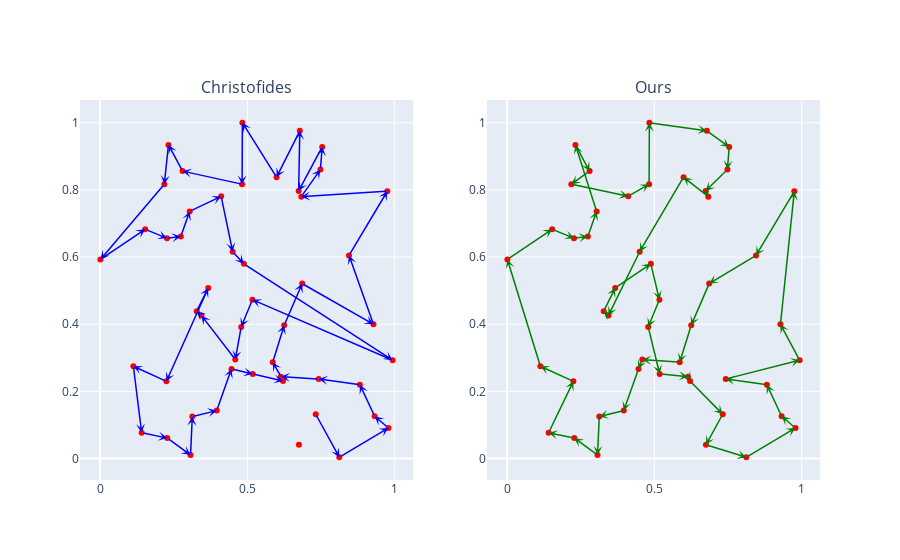
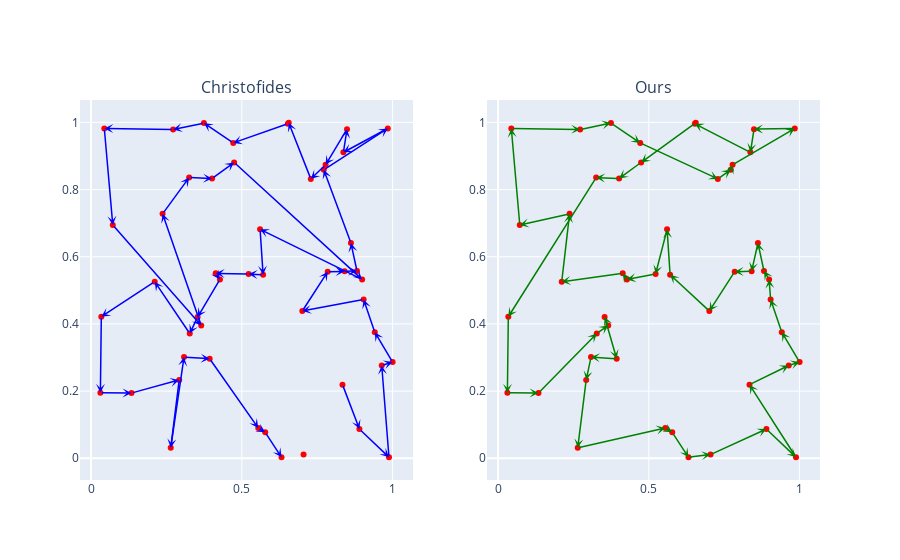
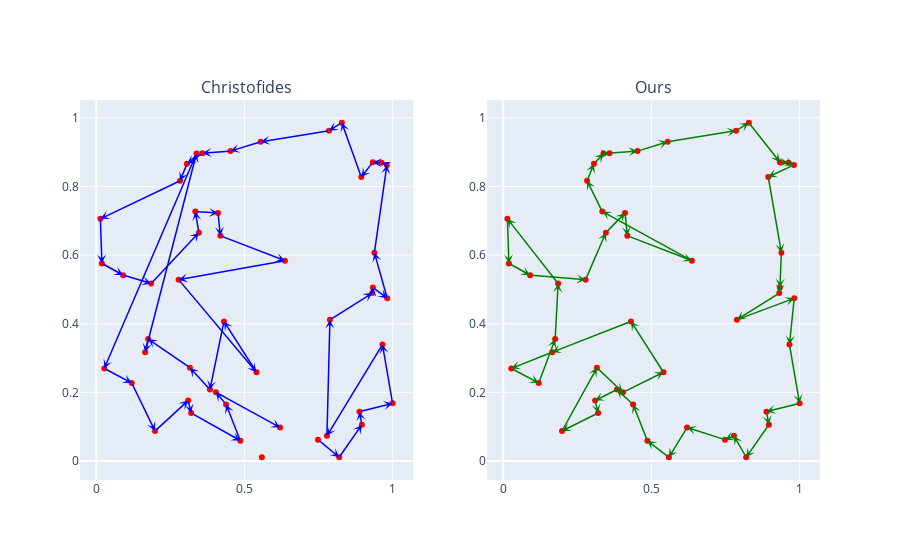
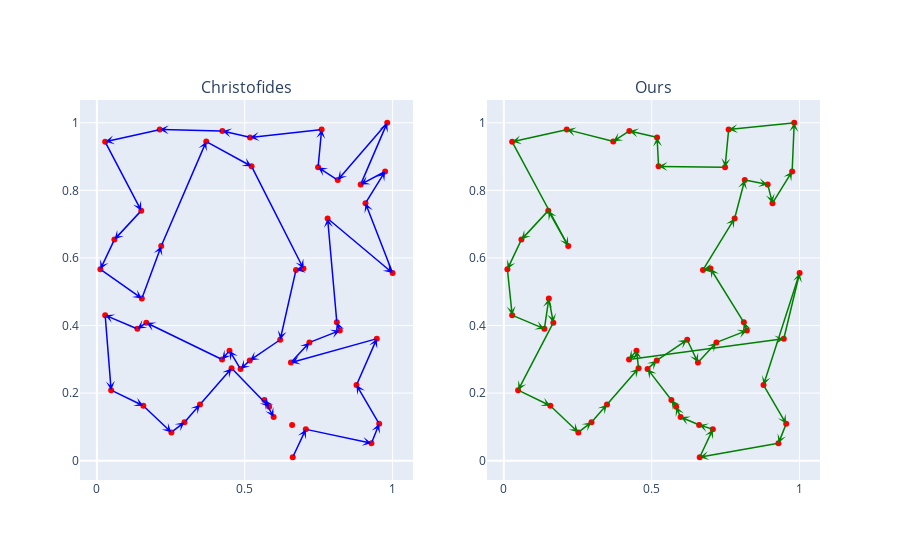

Here is the notebook cell these charts were saved with, in order:
### Code cell
import pandas as pd
import plotly.graph_objects as go
from plotly.subplots import make_subplots

def get_tour_coords(tour, coords, n_nodes = 50):
    ret = np.zeros((n_nodes+1,2))
    for i, node in enumerate(tour):
        ret[i] = coords[node-1]
    return ret

def create_arrows(coords, color='red', xref="x", yref="y"):
    arrows = [go.layout.Annotation(dict(
                x= coords[i+1,0],
                y= coords[i+1,1],
                xref=xref, yref=yref,
                text="",
                showarrow=True,
                axref=xref, ayref=yref,
                ax= coords[i,0],
                ay= coords[i,1],
                arrowhead = 3,
                arrowwidth=1.5,
                arrowcolor=color,)
            ) for i in range(50)]
    return arrows

for g in graphs:   #grafi per cui fare il confronto
    model_input = g.coords
    with torch.no_grad():
        model_tour = model(model_input.unsqueeze(0)).tour

    # nx_tour_coords = g.coords[g.get_sub_opt - 1]
    nx_tour_coords = get_tour_coords(g.get_sub_opt, g.coords)
    model_tour_coords = g.coords[model_tour.squeeze()]

    df = pd.DataFrame(g.coords)

    nodes = go.Scatter(
        x=df[0],
        y=df[1],
        mode='markers',
        marker=dict(
            color='red'
                   )
    )


    fig = make_subplots(1, 2, subplot_titles=['Christofides', 'Ours'])
    fig.add_trace(nodes, 1, 1)
    fig.add_trace(nodes, 1, 2)

    fig.update_layout(
        annotations=[
            *create_arrows(model_tour_coords, color='blue', xref='x', yref='y'),
            *create_arrows(nx_tour_coords, color='green', xref='x2', yref='y2')
        ]
    )

    fig.update(layout_showlegend=False)

    fig.show()
